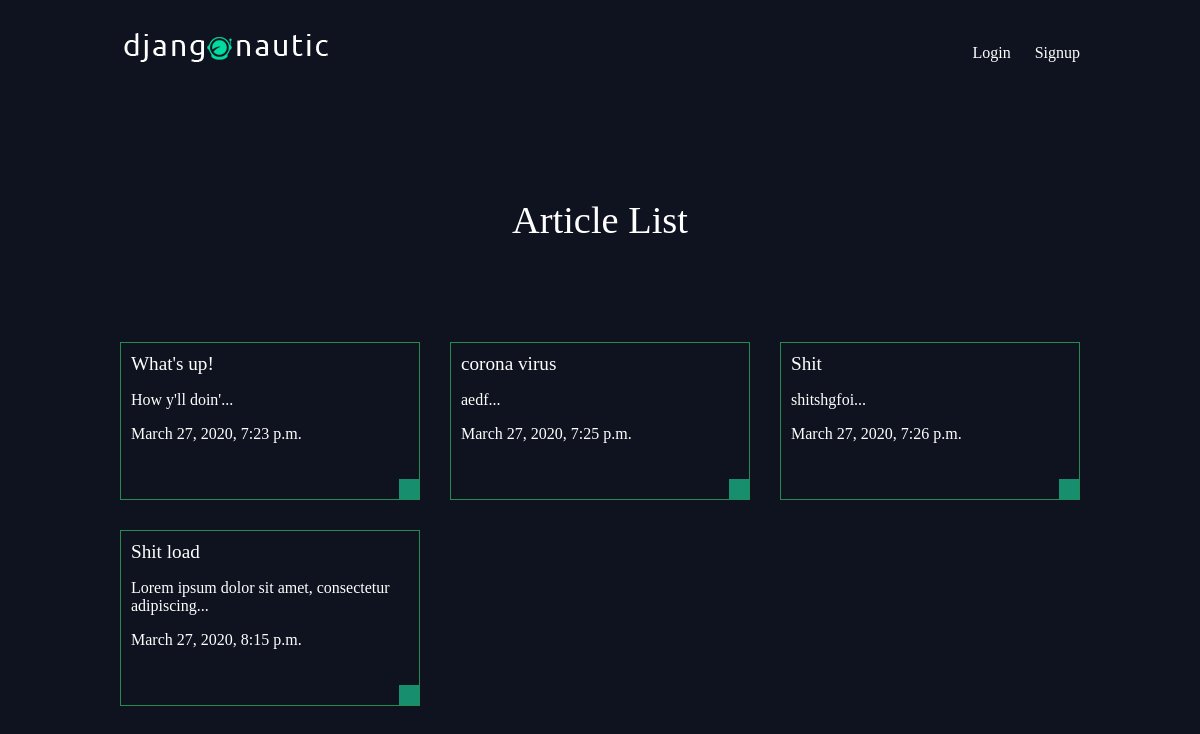
The app's page /, older data.
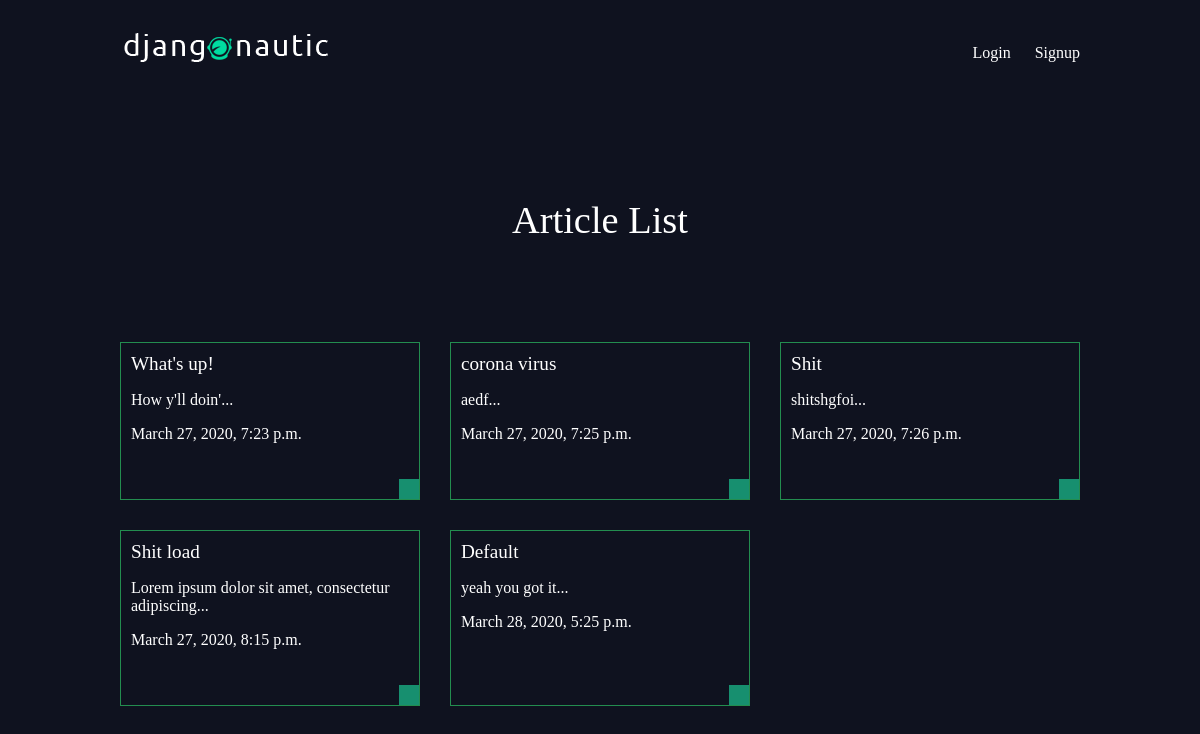
The same page, newer data.
### app/models.py (models this page shows, shortened)
class Article(models.Model):
    title = models.CharField(max_length=255)
    slug = models.SlugField()
    body = models.TextField()
    date = models.DateTimeField(auto_now_add=True)
    thumb = models.ImageField(default='default.jpg', blank=True)
    author = models.ForeignKey(User, default=None, on_delete=models.CASCADE)
    def snippet(self):
        return (self.body[:50] + "...")# Using string slicing

### app/views.py (the view)
# urls.py: path('', article_views.article_list, name='home'),
def article_list(request):
    articles = Article.objects.all().order_by('date')
    return render(
        request,
        'articles/article_list.html',
        {'articles': articles}
    )

### app/templates/articles/article_list.html
{% extends 'base_layout.html' %}
{% block content %}
  <h1>Article List</h1>
  <div class="articles">
    {% for article in articles %}
      <div class='article'>
        <h2>
          <a href="{% url 'app:article_detail' article.slug %}">{{ article.title }}
          </a>
        </h2>
        <p>{{ article.snippet }}</p>
        <p>{{ article.date }}</p>
        <p class="author">{{ article.author }}</p>
      </div>
    {% endfor %}
  </div>
{% endblock %}

Row changes from the older to the newer data that the page shows:
added Article: title "Default", snippet "yeah you got it...", date "March 28, 2020, 5:25 p.m."
